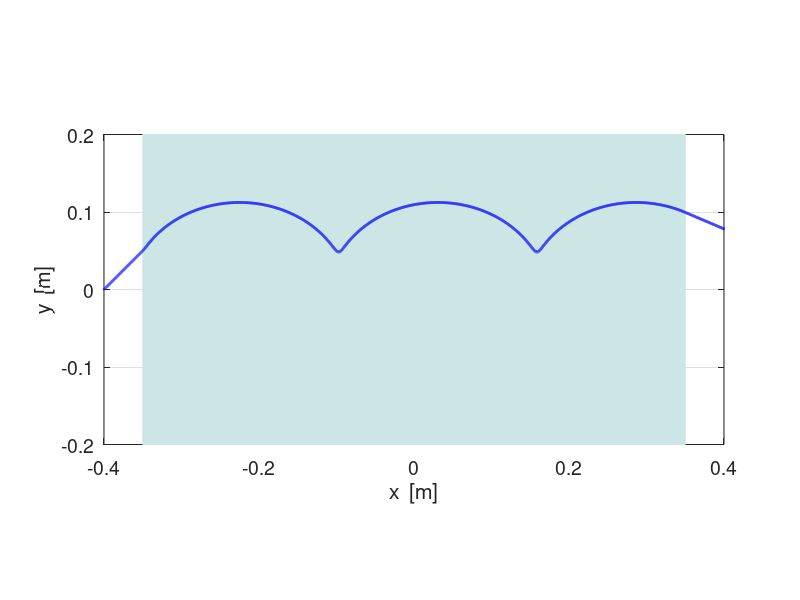
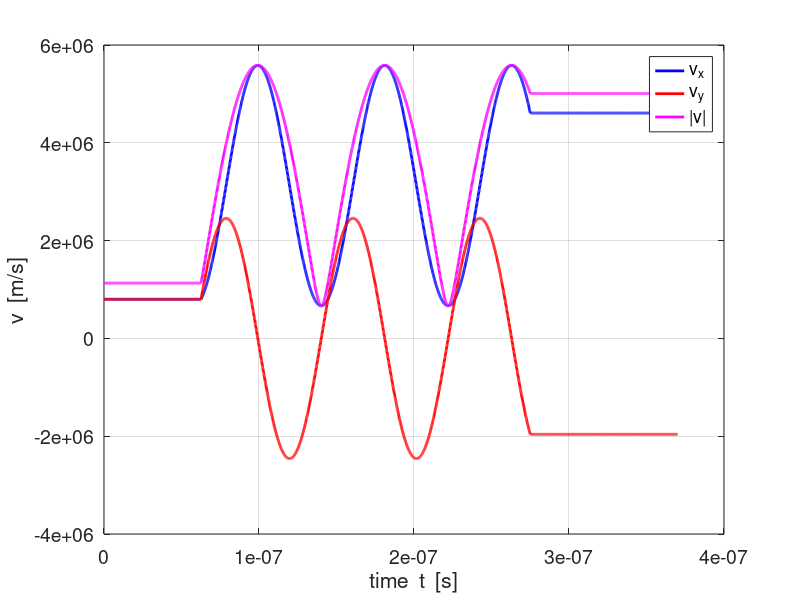
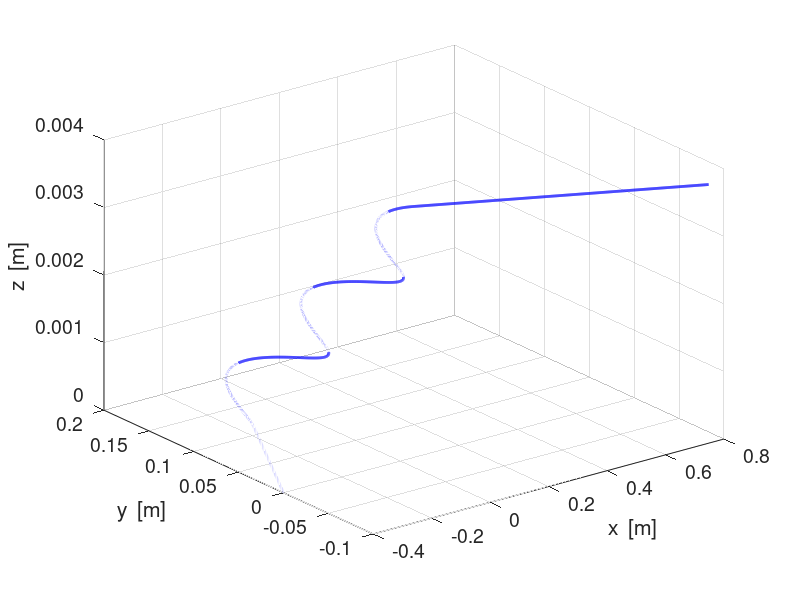
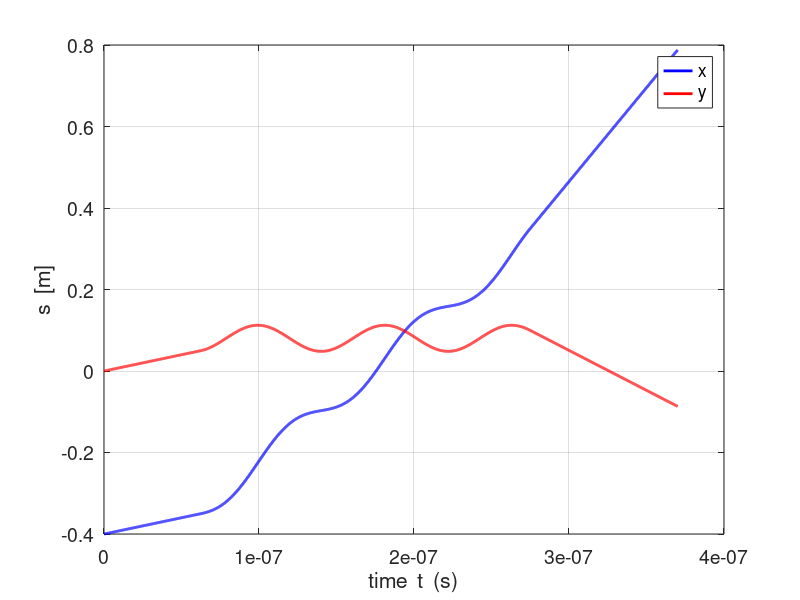

Write the MATLAB code that produced these figures, in order.
% em_vBE_01.m
% 15 11 08
% Motion of a charged partilce in uniform cross B and E fields
% S.I. units used unless otherwise stated
% Default value and unit are given in ()
% Ian Cooper   School of Physics   University of Sydney
% ian.cooper@sydney.edu.au
% https://d-arora.github.io/Doing-Physics-With-Matlab/

clear all
close all
clc

% =========================================================================
% INPUT PARAMETERS 
% =========================================================================

% number of time steps
   N = 2840;

% Dimensions of volume element and field region
   xMax = 0.4;   xMin = -xMax;
   yMax = xMax; yMax = 0.2;   yMin = -yMax;
   zMax = xMax;   zMin = -zMax;
   
   
   xFMax = 0.35;    xFMin = -xFMax;
   yFMax = xFMax;   yFMin = -yFMax;
   zFMax = xFMax;   zFMin = -zMax;   
   
% Particle  e = 1.602e-19   proton m = 1.67e-27
   q = 1.602e-19;     
   m = 1.67e-27;      

% Fields
   B = 0.8;
   E = 25e5;

% Initial velocites and displacements
   ux = 8e5;   uy = 8e5;   uz = 1e4;
   x0 = -0.4;   y0 = 0;   z0 = 0;

   
% =========================================================================
% Setup
% =========================================================================

% time step
   if B == 0; h = 1e-9;
   else
     h = abs(0.01 * m / (q * B));
   end
   %h = 1e-10;
   
% constants
   k1 = q * B * h / (2 * m);   k2 = q * E *h^2 / m;   k3 = 1/(1+k1^2);
% Initialize arrays
   t = [1:N] .* h;
   x  = zeros(N,1);    y  = zeros(N,1);    z  = uz .* t';
   vx = zeros(N,1);   vy = zeros(N,1);   vz = uz .* ones(N,1);
   v = zeros(N,1);
   ax = zeros(N,1);   ay = zeros(N,1);   az = zeros(N,1);
   
% Time step 1: n = 1   
  x(1)  = x0;    y(1)  = y0;
  vx(1) = ux;   vy(1) = uy;
  ax(1) = q * B * uy / m;   ay(1) = (q/m) * (E- ux * B);

% Time step 2: n = 2
x(2) = x(1) + vx(1)*h;   y(2) = y(1) + vy(1)*h;

% =========================================================================
% TIME LOOPS
% =========================================================================

% Displacement
   for n = 2 : N-1
      if abs(x(n)) < xFMax && abs(y(n)) < yFMax
         x(n+1) = k3 * (2*x(n) + (k1^2-1)*x(n-1) + ...
               2*k1*(y(n) - y(n-1)) + k1*k2);
         y(n+1) = 2*y(n) - y(n-1) - k1*x(n+1) + k1*x(n-1) + k2;  
      else
      x(n+1) = 1 * (2*x(n) + (0-1)*x(n-1) + ...
               2*0*(y(n) - y(n-1)) + 0);
         y(n+1) = 2*y(n) - y(n-1) - 0*x(n+1) + 0*x(n-1) + 0;   
      end
   end
 % Velocity  -------------------------------------------------------------
 for n = 2 : N-1
     vx(n) = (x(n+1) - x(n-1))/(2*h);
     vy(n) = (y(n+1) - y(n-1))/(2*h);
 end
     vx(N) = (x(N)-x(N-1))/h; vy(N) = (y(N)-y(N-1))/h;  
     v = sqrt(vx.^2 + vy.^2 + vz.^2);
     
 % Acceleration
 for n = 1 : N
  if abs(x(n)) < xFMax && abs(y(n)) < yFMax
      ax(n) = (q*B/m) .* vy(n);   ay(n) = (q/m) .* (E - vx(n) .* B);
  else
      ax(n) = 0;   ay(n) = 0;    
  end
 end
  
 
% =========================================================================
% Graphics
% =========================================================================
  
figure(1) % --------------------------------------------------------------
   %set(gcf,'PaperType','A4');
   hold on
   fs = 14;
   set(gcf,'units','normalized','position',[0.05,0.6,0.3,0.3]); 
  
    h_rect = rectangle('Position',[xFMin, yFMin 2*xFMax 2*yFMax]);
    col = [0.8 0.9 0.9];
    set(h_rect,'FaceColor',col,'EdgeColor',col);
    
   xP = x; yP = y;
   plot(xP,yP,'b','LineWidth',2)

   grid on
   box on
   axis equal

   xlabel('x  [m]');
   ylabel('y  [m]');
   axis([xMin xMax yMin yMax]);
   set(gca,'fontsize',fs);
   
  
figure (2) % -------------------------------------------------------------
   set(gcf,'units','normalized','position',[0.36,0.6,0.3,0.3]); 
   xP = t; yP = vx;
   plot(xP,yP,'b','LineWidth',2)
   hold on
   xP = t; yP = vy;
   plot(xP,yP,'r','LineWidth',2)
   yP = v;
   plot(xP,yP,'m','LineWidth',2)
   xlabel('time  t  [s]');
   ylabel('v  [m/s]');
   legend('v_x','v_y', '|v|');
   grid on
   set(gca,'fontsize',14);
   
figure (3) % -------------------------------------------------------------
   set(gcf,'units','normalized','position',[0.670,0.6,0.3,0.3]); 
   plot3(x,y,z,'b','LineWidth',2);
   xlabel('x  [m]'); ylabel('y  [m]'); zlabel('z  [m]');
   grid on
   set(gca,'fontsize',14);

figure (4) % -------------------------------------------------------------
   set(gcf,'units','normalized','position',[0.05,0.1,0.3,0.3]); 
   xP = t; yP = x;
   plot(xP,yP,'b','LineWidth',2)
   hold on
   xP = t; yP = y;
   plot(xP,yP,'r','LineWidth',2)
   xlabel('time  t  (s)');
   ylabel('s  [m]');
   legend('x','y');
   grid on
   set(gca,'fontsize',14);   

figure (5) % -------------------------------------------------------------
   set(gcf,'units','normalized','position',[0.36,0.1,0.3,0.3]); 
   xP = t; yP = ax;
   plot(xP,yP,'b','LineWidth',2)
   hold on
   xP = t; yP = ay;
   plot(xP,yP,'r','LineWidth',2)
   xlabel('time  t  [s]');
   ylabel('a  [m/s^2]');
   legend('a_x','a_y');
   grid on
   set(gca,'fontsize',14);      
  
 figure (6) % -------------------------------------------------------------
   set(gcf,'units','normalized','position',[0.67,0.1,0.3,0.4]); 
   xP = 0; yP = 0;
   plot(xP,yP,'b','LineWidth',2) 
   axis([0 100 0 100]);
   fs = 12;
     px1 = 10; py1 = 98; dpx = 5; dpy = 7; px2 = 50;

% Number of elements  N
   tx1 = 'Number of time steps  N = ';
   tx2 = num2str(N,'%4.0f\n');
   tx3 = '  ';
   tx = [tx1 tx2 tx3];
   h_text = text(px1,py1,tx); set(h_text,'fontsize',fs);

% charge q
   py1 = py1 - dpy;
   tx1 = 'Charge  [C]  q = ';
   tx2 = num2str(q,'%2.3e\n');
   tx3 = '  ';
   tx = [tx1 tx2 tx3];
   h_text = text(px1,py1,tx); set(h_text,'fontsize',fs);

   % charge m
   py1 = py1 - dpy;
   tx1 = 'Mass  [kg]  m = ';
   tx2 = num2str(m,'%2.3e\n');
   tx3 = '  ';
   tx = [tx1 tx2 tx3];
   h_text = text(px1,py1,tx); set(h_text,'fontsize',fs);
   
% magnetic field B
   py1 = py1 - dpy;
   tx1 = 'Magnetic field [T]  B = ';
   tx2 = num2str(B,'%2.2f\n');
   tx3 = '  ';
   tx = [tx1 tx2 tx3];
   h_text = text(px1,py1,tx); set(h_text,'fontsize',fs);
   
% electric field E
   py1 = py1 - dpy;
   tx1 = 'Electric field [V/m]  E = ';
   tx2 = num2str(E,'%2.2e\n');
   tx3 = '  ';
   tx = [tx1 tx2 tx3];
   h_text = text(px1,py1,tx); set(h_text,'fontsize',fs);
   axis off
   
% initial positions x y z
   py1 = py1 - 1*dpy;
   tx1 = 'Initial values (t = 0 s) for displacement [m]';
   tx2 = ' ';
   tx3 = '  ';
   tx = [tx1 tx2 tx3];
   h_text = text(px1,py1,tx); set(h_text,'fontsize',fs);  
   
   py1 = py1 - 1*dpy;
   tx1 = '   x_0 = ';
   tx2 = num2str(x(1),'%2.2f\n');
   tx3 = '  ';
   tx = [tx1 tx2 tx3];
   h_text = text(px1,py1,tx); set(h_text,'fontsize',fs);   
   
   py1 = py1 - dpy;
   tx1 = '   y_0 = ';
   tx2 = num2str(y(1),'%2.2f\n');
   tx3 = '  ';
   tx = [tx1 tx2 tx3];
   h_text = text(px1,py1,tx); set(h_text,'fontsize',fs); 
   
   py1 = py1 - dpy;
   tx1 = '   z_0 = ';
   tx2 = num2str(z(1),'%2.2f\n');
   tx3 = '  ';
   tx = [tx1 tx2 tx3];
   h_text = text(px1,py1,tx); set(h_text,'fontsize',fs); 
   
% initial velocities vx vy vz
   py1 = py1 - dpy;
   tx1 = 'Initial values (t = 0 s) for velocity [m/s]';
   tx2 = ' ';
   tx3 = '  ';
   tx = [tx1 tx2 tx3];
   h_text = text(px1,py1,tx); set(h_text,'fontsize',fs);  

   py1 = py1 - dpy;
   tx1 = '   u_x = ';
   tx2 = num2str(vx(1),'%2.2e\n');
   tx3 = '  ';
   tx = [tx1 tx2 tx3];
   h_text = text(px1,py1,tx); set(h_text,'fontsize',fs);   
   
   py1 = py1 - dpy;
   tx1 = '   u_y = ';
   tx2 = num2str(vy(1),'%2.2e\n');
   tx3 = '  ';
   tx = [tx1 tx2 tx3];
   h_text = text(px1,py1,tx); set(h_text,'fontsize',fs); 
   
   py1 = py1 - dpy;
   tx1 = '   u_z = ';
   tx2 = num2str(uz(1),'%2.2e\n');
   tx3 = '  ';
   tx = [tx1 tx2 tx3];
   h_text = text(px1,py1,tx); set(h_text,'fontsize',fs);
   
 % time step h
   py1 = py1 - 2*dpy;
   tx1 = 'Time step [s]  h = ';
   tx2 = num2str(h,'%2.2e\n');
   tx3 = '  ';
   tx = [tx1 tx2 tx3];
   h_text = text(px1,py1,tx); set(h_text,'fontsize',fs);
   
   axis off
   
